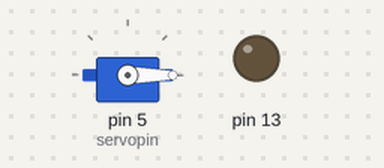
The sketch below on a simulated Arduino Uno, built with avr-gcc and run on an emulated ATmega328P. Parts: servo, output pins drawn as LEDs (lit = HIGH).

Above: at 0.05 s.
At 1.05 s:
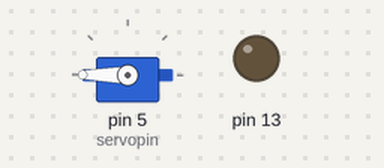
At 2.0 s:
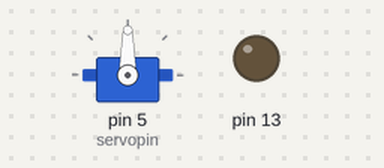
Timing chart, 0 to 4.6 s (numbered marks = the images above):
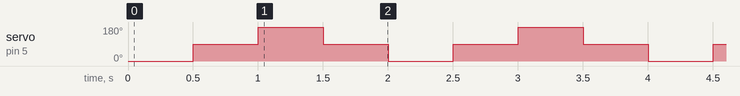

The sketch:

Servo_Motor.ino
```cpp
#include <Servo.h>
int servopin=5;
int led=13;
int keypin=A1;
int keypin2=A2;
int keypin3=A3;
Servo digit1;
void setup() {
  pinMode(13,OUTPUT);
  digit1.attach(servopin);
  digit1.write(0);
}

void loop() {
  //if(!digitalRead(keypin2))
//  {
    digit1.write(0);
    delay(500);
    digit1.write(90);
    delay(500);
    digit1.write(180);
    delay(500);
    digit1.write(90);
    delay(500);
// }
  /*if(!digitalRead(keypin))
  {
    digit1.write(random(0,180));
    delay(100);
  }
  if(!digitalRead(keypin3))
  {
    digit1.write(180);
    delay(random(50,100));
    digit1.write(0);
  }*/
}
```

Measured:
- by itself, servo on pin 5 (servopin): repeats every 2.0 s: 180° 0.50 s, 90° 0.50 s, 0° 0.50 s, 90° 0.50 s
